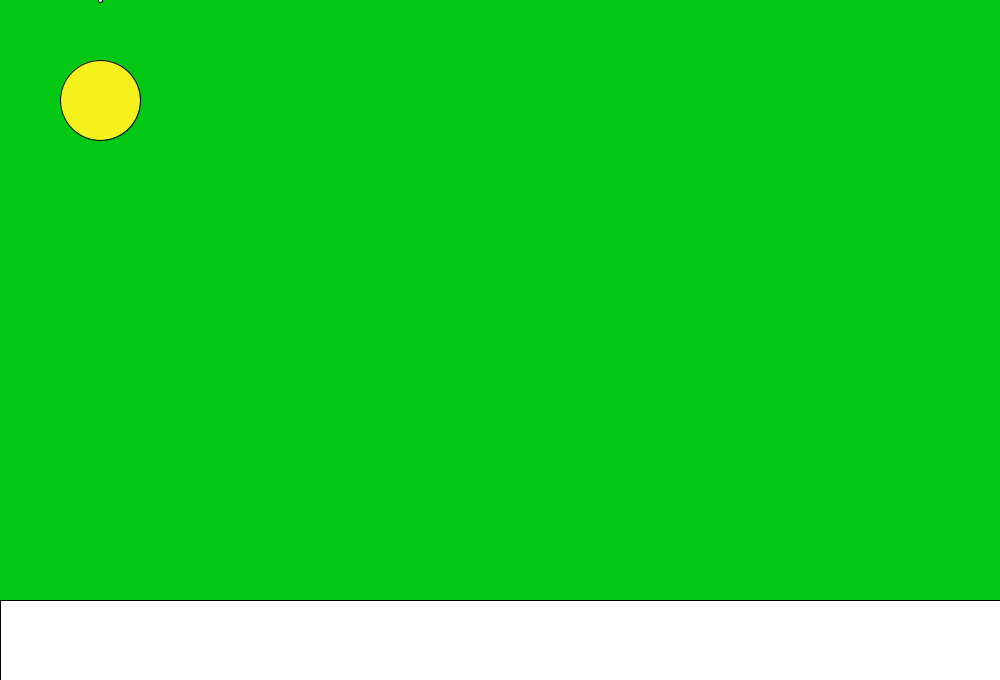
Frame 1 (no input)
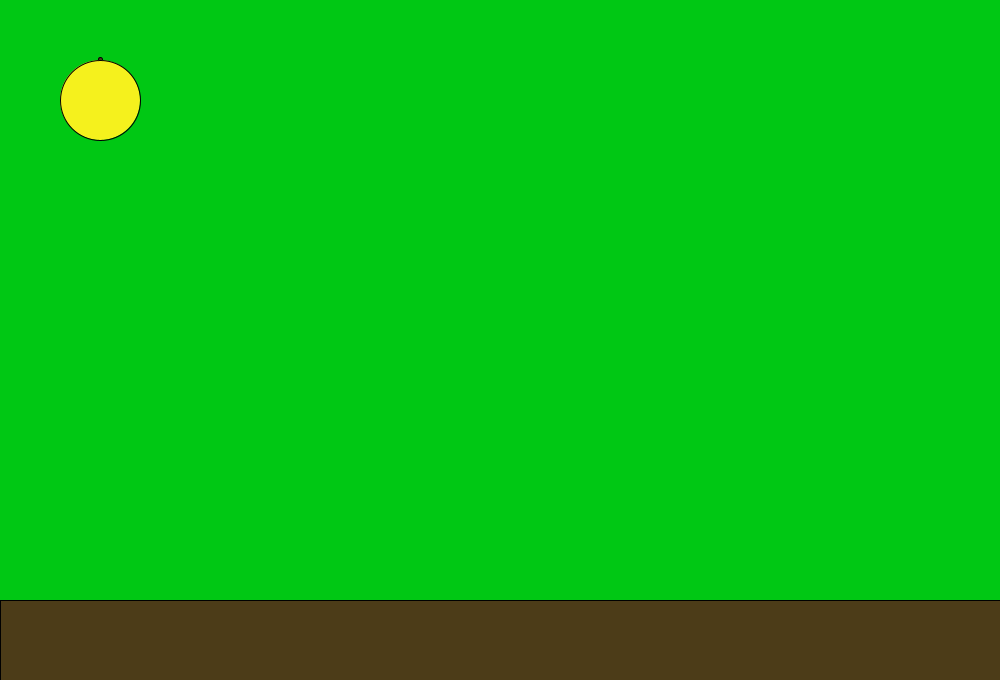
Frame 60 (the mouse pressed at the canvas centre just before this capture)
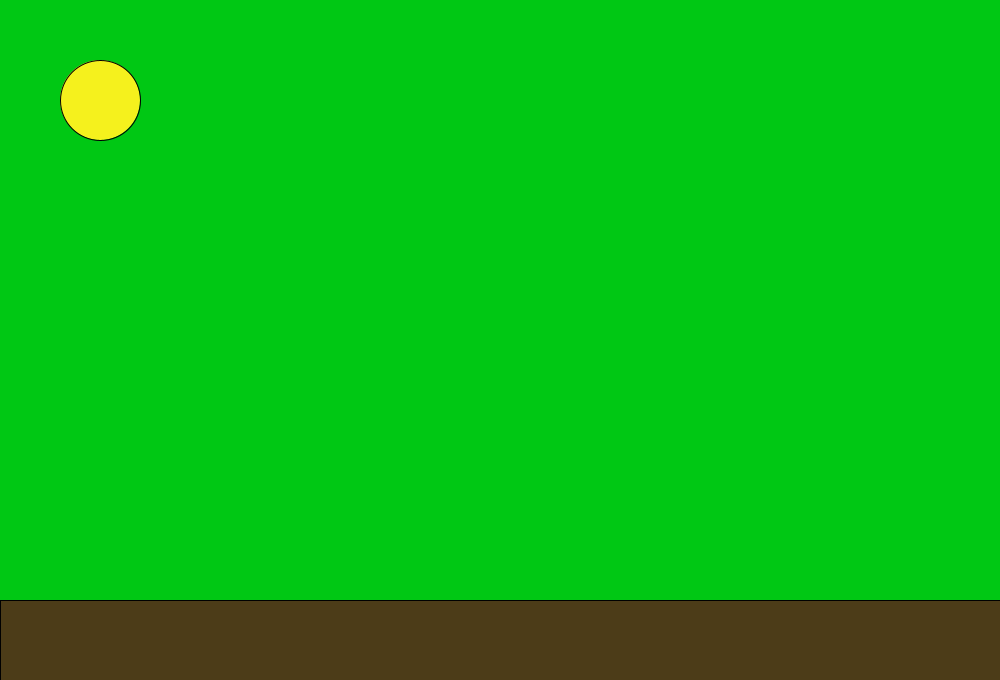
Frame 120 (the mouse held since frame 60 and released just before this capture)

The Processing sketch that drew these frames (run headless with seeded random() and noise(); from frame 60 on, the mouse is pressed at the canvas centre):

// Processing sketch: sketch_171208a
// ── sketch_171208a.pde
void setup(){
size(1000,680);
background(0,200,20);
}
int x=100,y=0;
void draw(){
  background(0,200,20);
rect(0,600,1000,680);

ellipse(x,y,4,4);
fill(245,241,29);
ellipse(100,100,80,80);
fill(76,60,24);
y++;
if (y==600){y=599;
fill(255);
rect(0,580,1000,600);
}


}
